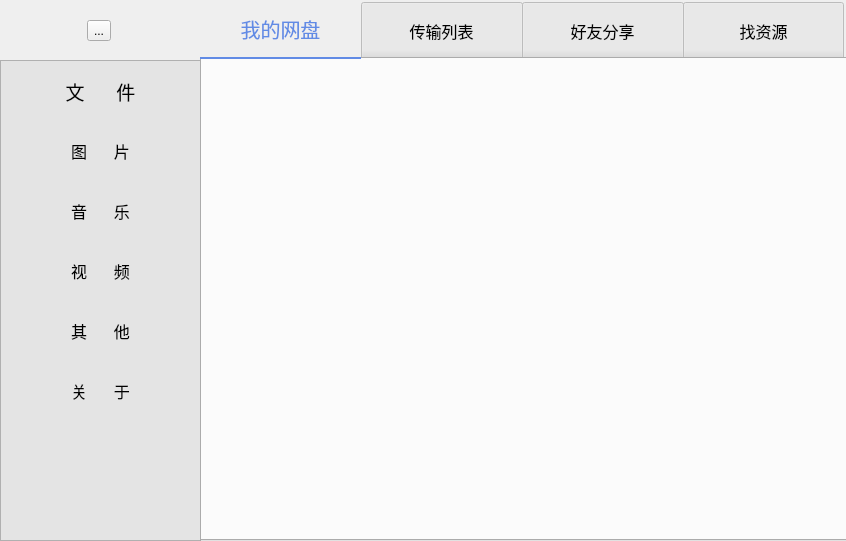
<?xml version="1.0" encoding="UTF-8"?>
<ui version="4.0">
 <class>XMB</class>
 <widget class="QDialog" name="XMB">
  <property name="geometry">
   <rect>
    <x>0</x>
    <y>0</y>
    <width>846</width>
    <height>541</height>
   </rect>
  </property>
  <property name="maximumSize">
   <size>
    <width>846</width>
    <height>541</height>
   </size>
  </property>
  <property name="windowTitle">
   <string>Dialog</string>
  </property>
  <widget class="QWidget" name="horizontalLayoutWidget">
   <property name="geometry">
    <rect>
     <x>0</x>
     <y>60</y>
     <width>201</width>
     <height>481</height>
    </rect>
   </property>
   <layout class="QHBoxLayout" name="listui">
    <item>
     <widget class="QListWidget" name="listWidget">
      <property name="cursor" stdset="0">
       <cursorShape>PointingHandCursor</cursorShape>
      </property>
      <property name="styleSheet">
       <string notr="true">QListWidget::item{width:40px;height:60px;}
QListWidget{background-color:#E4E4E4;}
QListWidget::item::selected:!active{background-color:rgb(98,93,255);}
QListWidget::item::selected:active{background-color:rgb(98,93,255);}
QListWidget::item::hover{background-color:rgba(50,23,255,100);}</string>
      </property>
      <item>
       <property name="text">
        <string notr="true">文      件</string>
       </property>
       <property name="font">
        <font>
         <pointsize>14</pointsize>
         <strikeout>false</strikeout>
         <kerning>true</kerning>
        </font>
       </property>
       <property name="textAlignment">
        <set>AlignCenter</set>
       </property>
      </item>
      <item>
       <property name="text">
        <string>图      片</string>
       </property>
       <property name="font">
        <font>
         <pointsize>12</pointsize>
         <underline>false</underline>
        </font>
       </property>
       <property name="textAlignment">
        <set>AlignCenter</set>
       </property>
      </item>
      <item>
       <property name="text">
        <string>音      乐</string>
       </property>
       <property name="font">
        <font>
         <pointsize>12</pointsize>
        </font>
       </property>
       <property name="textAlignment">
        <set>AlignCenter</set>
       </property>
      </item>
      <item>
       <property name="text">
        <string>视      频</string>
       </property>
       <property name="font">
        <font>
         <pointsize>12</pointsize>
        </font>
       </property>
       <property name="textAlignment">
        <set>AlignCenter</set>
       </property>
      </item>
      <item>
       <property name="text">
        <string>其      他</string>
       </property>
       <property name="font">
        <font>
         <pointsize>12</pointsize>
        </font>
       </property>
       <property name="textAlignment">
        <set>AlignCenter</set>
       </property>
      </item>
      <item>
       <property name="text">
        <string>关      于</string>
       </property>
       <property name="font">
        <font>
         <pointsize>12</pointsize>
        </font>
       </property>
       <property name="textAlignment">
        <set>AlignCenter</set>
       </property>
      </item>
     </widget>
    </item>
   </layout>
  </widget>
  <widget class="QWidget" name="gridLayoutWidget">
   <property name="geometry">
    <rect>
     <x>200</x>
     <y>0</y>
     <width>651</width>
     <height>541</height>
    </rect>
   </property>
   <layout class="QGridLayout" name="mainui">
    <item row="0" column="0">
     <widget class="QTabWidget" name="tabWidget">
      <property name="cursor">
       <cursorShape>ArrowCursor</cursorShape>
      </property>
      <property name="styleSheet">
       <string notr="true"> 
QTabBar::tab:selected, QTabBar::tab:hover
{
	color:#618BE5;
	background:transparent;
	font-family:&quot;微软雅黑&quot;;
	font-size:20px;
	
	border-bottom:2px solid #618BE5;
}

QTabBar::tab
{
	width:161px;
	height:57px;
font-family:&quot;微软雅黑&quot;;
	font-size:16px;
}</string>
      </property>
      <property name="currentIndex">
       <number>0</number>
      </property>
      <widget class="QWidget" name="Mynet">
       <attribute name="title">
        <string>我的网盘</string>
       </attribute>
       <widget class="QWidget" name="horizontalLayoutWidget_2">
        <property name="geometry">
         <rect>
          <x>-1</x>
          <y>0</y>
          <width>651</width>
          <height>31</height>
         </rect>
        </property>
        <layout class="QHBoxLayout" name="menu_layout"/>
       </widget>
       <widget class="QWidget" name="horizontalLayoutWidget_3">
        <property name="geometry">
         <rect>
          <x>30</x>
          <y>50</y>
          <width>591</width>
          <height>111</height>
         </rect>
        </property>
        <layout class="QHBoxLayout" name="file_layout"/>
       </widget>
       <widget class="QWidget" name="horizontalLayoutWidget_4">
        <property name="geometry">
         <rect>
          <x>30</x>
          <y>190</y>
          <width>591</width>
          <height>111</height>
         </rect>
        </property>
        <layout class="QHBoxLayout" name="file_layout_2"/>
       </widget>
       <widget class="QWidget" name="horizontalLayoutWidget_5">
        <property name="geometry">
         <rect>
          <x>30</x>
          <y>330</y>
          <width>591</width>
          <height>111</height>
         </rect>
        </property>
        <layout class="QHBoxLayout" name="file_layout_3"/>
       </widget>
      </widget>
      <widget class="QWidget" name="trans_list">
       <attribute name="title">
        <string>传输列表</string>
       </attribute>
       <widget class="QProgressBar" name="progressBar">
        <property name="geometry">
         <rect>
          <x>110</x>
          <y>280</y>
          <width>201</width>
          <height>23</height>
         </rect>
        </property>
        <property name="value">
         <number>68</number>
        </property>
       </widget>
      </widget>
      <widget class="QWidget" name="Friend">
       <attribute name="title">
        <string>好友分享</string>
       </attribute>
      </widget>
      <widget class="QWidget" name="Find">
       <attribute name="title">
        <string>找资源</string>
       </attribute>
      </widget>
     </widget>
    </item>
   </layout>
  </widget>
  <widget class="QWidget" name="gridLayoutWidget_2">
   <property name="geometry">
    <rect>
     <x>-1</x>
     <y>0</y>
     <width>201</width>
     <height>61</height>
    </rect>
   </property>
   <layout class="QGridLayout" name="head_layout">
    <item row="0" column="0">
     <widget class="QToolButton" name="toolButton">
      <property name="text">
       <string>...</string>
      </property>
     </widget>
    </item>
   </layout>
  </widget>
 </widget>
 <resources/>
 <connections/>
</ui>
